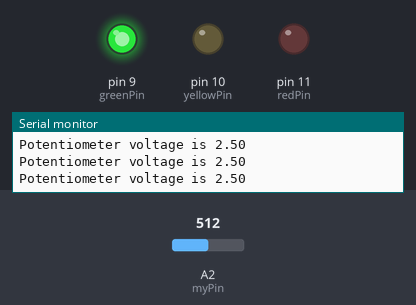
Bench run of a sketch on a simulated Arduino Uno, built with avr-gcc and run on an emulated ATmega328P. On the bench: output pins drawn as LEDs (lit = HIGH), the last lines printed to the serial monitor. The inputs (shaded band) are chosen by the test bench; at power-on: A2 (myPin) = 512.

Above: at 1.2 s.
1.3 s: A2 (myPin) set to 601
4.3 s: A2 (myPin) set to 621
At 5.1 s:
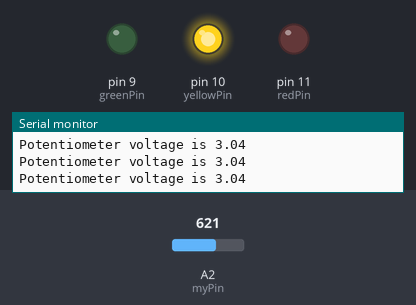
5.8 s: A2 (myPin) set to 809
7.3 s: A2 (myPin) set to 826
At 8.5 s:
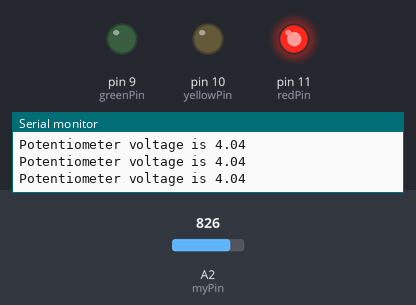
8.8 s: A2 (myPin) set to 716
At 10.0 s:
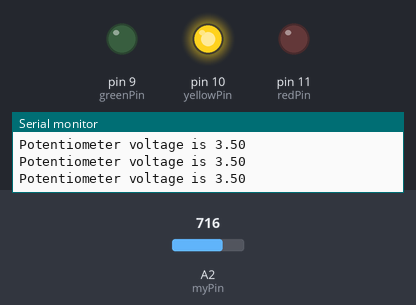
10.3 s: A2 (myPin) set to 900
At 10.8 s:
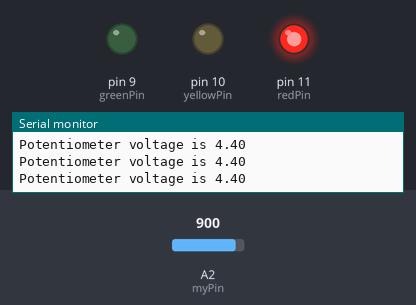
Timing chart, 0 to 13.3 s (numbered marks = the images above; inputs shaded):
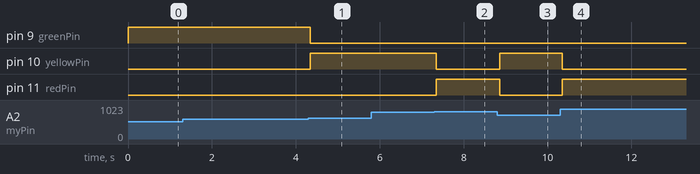

Measured:
- the behaviour switches between 613 and 614 on A2 (myPin) (found by bisection; images 0 and 1)
- the behaviour switches between 818 and 819 on A2 (myPin) (found by bisection; images 1 and 2)
- after the input at 4.3 s, pin 9 (greenPin): HIGH → LOW after 0.05 s; pin 10 (yellowPin): LOW → HIGH after 0.05 s
- after the input at 7.3 s, pin 10 (yellowPin): HIGH → LOW after 0.05 s; pin 11 (redPin): LOW → HIGH after 0.05 s
- after the input at 8.8 s, pin 10 (yellowPin): LOW → HIGH after 0.06 s; pin 11 (redPin): HIGH → LOW after 0.06 s
- after the input at 10.3 s, pin 10 (yellowPin): HIGH → LOW after 0.05 s; pin 11 (redPin): LOW → HIGH after 0.05 s

The sketch:

LEDMeterProject.ino
```cpp
int myPin = A2;
int readVal;
float V2;
int waitT = 250;
int redPin = 11;
int yellowPin = 10;
int greenPin = 9;

void setup() {
  // put your setup code here, to run once:
  Serial.begin(9600);
  pinMode(myPin, INPUT);
  pinMode(redPin, OUTPUT);
  pinMode(yellowPin, OUTPUT);
  pinMode(greenPin, OUTPUT);
}

void loop() {
  // put your main code here, to run repeatedly:
  readVal = analogRead(myPin);
  V2 = (5./1023.)*readVal;
  Serial.print("Potentiometer voltage is ");
  Serial.println(V2);
  if(V2<3.0){
    digitalWrite(greenPin, HIGH);
    digitalWrite(yellowPin, LOW);
    digitalWrite(redPin, LOW);
  }
  else if(V2 >= 3.0 && V2 < 4.0){
    digitalWrite(greenPin, LOW);
    digitalWrite(yellowPin, HIGH);
    digitalWrite(redPin, LOW);
  }
  else{
    digitalWrite(greenPin, LOW);
    digitalWrite(yellowPin, LOW);
    digitalWrite(redPin, HIGH);
  }
}
```
